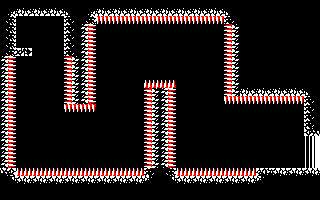

Rendered tile map (Tiled .tmx) drawn with the repository's tilesets; below, a short description and the full map source, tile grids included:
An orthogonal 20x25 tile map with 16x8 px tiles, 1 tile layer (Capa de Patrones 1).

<map version="1.2" tiledversion="1.2.4" orientation="orthogonal" renderorder="right-down" width="20" height="25" tilewidth="16" tileheight="8" infinite="0" nextlayerid="2" nextobjectid="1">
 <tileset firstgid="1" source="tileset.tsx" />
 <layer id="1" name="Capa de Patrones 1" width="20" height="25">
  <data encoding="csv">
1,1,1,1,1,1,1,1,1,1,1,1,1,1,1,1,1,1,1,1,
19,13,13,13,20,19,13,13,13,13,13,13,13,13,20,1,1,1,1,1,
14,1,1,1,10,14,6,6,6,6,6,6,6,6,10,1,1,1,1,1,
14,1,1,1,10,18,1,1,1,1,1,1,1,1,17,1,1,1,1,1,
14,1,1,1,10,18,1,1,1,1,1,1,1,1,17,1,1,1,1,1,
14,1,1,1,10,18,1,1,1,1,1,1,1,1,17,1,1,1,1,1,
14,22,1,1,10,18,1,1,1,1,1,1,1,1,17,1,1,1,1,1,
18,1,1,1,17,18,1,1,1,1,1,1,1,1,17,1,1,1,1,1,
18,1,1,1,17,18,1,1,1,1,1,1,1,1,17,1,1,1,1,1,
18,1,1,1,17,18,1,1,1,1,1,1,1,1,17,1,1,1,1,1,
18,1,1,1,17,18,1,1,1,2,2,1,1,1,17,1,1,1,1,1,
18,1,1,1,17,18,1,1,1,17,18,1,1,1,17,13,13,13,13,20,
18,1,1,1,17,18,1,1,1,17,18,1,1,1,6,6,6,6,6,10,
18,1,1,1,6,6,1,1,1,17,18,1,1,1,1,1,1,1,1,10,
18,1,1,1,1,1,1,1,1,17,18,1,1,1,1,1,1,1,1,10,
18,1,1,1,1,1,1,1,1,17,18,1,1,1,1,1,1,1,1,10,
18,1,1,1,1,1,1,1,1,17,18,1,1,1,1,1,1,1,1,15,
18,1,1,1,1,1,1,1,1,17,18,1,1,1,1,1,1,1,1,5,
18,1,1,1,1,1,1,1,1,17,18,1,1,1,1,1,1,1,1,5,
18,1,1,1,1,1,1,1,1,17,18,1,1,1,1,1,1,1,1,5,
18,1,1,1,1,1,1,1,1,17,18,1,1,1,1,1,1,1,1,5,
12,2,2,2,2,2,2,2,2,10,14,2,2,2,2,2,11,9,9,9,
23,9,9,9,9,9,9,9,9,24,23,9,9,9,9,9,24,1,1,1,
1,1,1,1,1,1,1,1,1,1,1,1,1,1,1,1,1,1,1,1,
1,1,1,1,1,1,1,1,1,1,1,1,1,1,1,1,1,1,1,1
</data>
 </layer>
</map>
